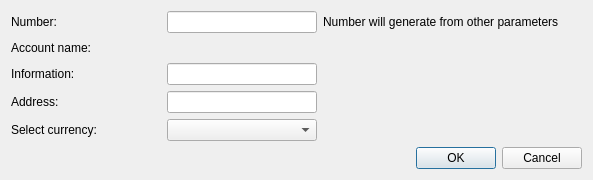
<?xml version="1.0" encoding="UTF-8"?>
<ui version="4.0">
 <class>CreateCashbox</class>
 <widget class="QDialog" name="CreateCashbox">
  <property name="geometry">
   <rect>
    <x>0</x>
    <y>0</y>
    <width>593</width>
    <height>177</height>
   </rect>
  </property>
  <property name="sizePolicy">
   <sizepolicy hsizetype="Fixed" vsizetype="Fixed">
    <horstretch>0</horstretch>
    <verstretch>0</verstretch>
   </sizepolicy>
  </property>
  <property name="windowTitle">
   <string>Create/Update cashbox</string>
  </property>
  <property name="locale">
   <locale language="English" country="UnitedStates"/>
  </property>
  <property name="modal">
   <bool>false</bool>
  </property>
  <layout class="QGridLayout" name="gridLayout">
   <property name="leftMargin">
    <number>11</number>
   </property>
   <property name="topMargin">
    <number>11</number>
   </property>
   <property name="rightMargin">
    <number>11</number>
   </property>
   <property name="bottomMargin">
    <number>11</number>
   </property>
   <item row="2" column="0">
    <widget class="QLabel" name="infoLb">
     <property name="text">
      <string>Information:</string>
     </property>
    </widget>
   </item>
   <item row="0" column="0">
    <widget class="QLabel" name="numberLb">
     <property name="minimumSize">
      <size>
       <width>120</width>
       <height>0</height>
      </size>
     </property>
     <property name="text">
      <string>Number:</string>
     </property>
    </widget>
   </item>
   <item row="1" column="1" colspan="3">
    <widget class="QLabel" name="accNamePh">
     <property name="font">
      <font>
       <family>Times New Roman</family>
       <pointsize>12</pointsize>
       <weight>75</weight>
       <italic>true</italic>
       <bold>true</bold>
      </font>
     </property>
     <property name="text">
      <string/>
     </property>
    </widget>
   </item>
   <item row="0" column="3">
    <spacer name="horizontalSpacer_2">
     <property name="orientation">
      <enum>Qt::Horizontal</enum>
     </property>
     <property name="sizeHint" stdset="0">
      <size>
       <width>40</width>
       <height>20</height>
      </size>
     </property>
    </spacer>
   </item>
   <item row="6" column="0" colspan="4">
    <layout class="QHBoxLayout" name="horizontalLayout">
     <item>
      <spacer name="horizontalSpacer">
       <property name="orientation">
        <enum>Qt::Horizontal</enum>
       </property>
       <property name="sizeHint" stdset="0">
        <size>
         <width>40</width>
         <height>20</height>
        </size>
       </property>
      </spacer>
     </item>
     <item>
      <widget class="QPushButton" name="okBtn">
       <property name="text">
        <string>OK</string>
       </property>
      </widget>
     </item>
     <item>
      <widget class="QPushButton" name="cancelBtn">
       <property name="text">
        <string>Cancel</string>
       </property>
      </widget>
     </item>
    </layout>
   </item>
   <item row="0" column="1">
    <widget class="QLineEdit" name="numberEdit">
     <property name="minimumSize">
      <size>
       <width>150</width>
       <height>0</height>
      </size>
     </property>
     <property name="maximumSize">
      <size>
       <width>150</width>
       <height>16777215</height>
      </size>
     </property>
     <property name="toolTip">
      <string>&lt;html&gt;&lt;head/&gt;&lt;body&gt;&lt;p&gt;For example: John&lt;/p&gt;&lt;/body&gt;&lt;/html&gt;</string>
     </property>
     <property name="readOnly">
      <bool>true</bool>
     </property>
    </widget>
   </item>
   <item row="4" column="0">
    <widget class="QLabel" name="addressLb">
     <property name="text">
      <string>Address:</string>
     </property>
    </widget>
   </item>
   <item row="5" column="0">
    <widget class="QLabel" name="currencyLb">
     <property name="minimumSize">
      <size>
       <width>150</width>
       <height>0</height>
      </size>
     </property>
     <property name="text">
      <string>Select currency:</string>
     </property>
    </widget>
   </item>
   <item row="5" column="1">
    <widget class="QComboBox" name="currencyCmb">
     <property name="maximumSize">
      <size>
       <width>150</width>
       <height>16777215</height>
      </size>
     </property>
    </widget>
   </item>
   <item row="1" column="0">
    <widget class="QLabel" name="accNameLb">
     <property name="text">
      <string>Account name:</string>
     </property>
    </widget>
   </item>
   <item row="2" column="1">
    <widget class="QLineEdit" name="informationEdit">
     <property name="minimumSize">
      <size>
       <width>150</width>
       <height>0</height>
      </size>
     </property>
     <property name="maximumSize">
      <size>
       <width>150</width>
       <height>16777215</height>
      </size>
     </property>
     <property name="toolTip">
      <string>&lt;html&gt;&lt;head/&gt;&lt;body&gt;&lt;p&gt;For example: Doe&lt;/p&gt;&lt;/body&gt;&lt;/html&gt;</string>
     </property>
    </widget>
   </item>
   <item row="4" column="1">
    <widget class="QLineEdit" name="addressEdit">
     <property name="minimumSize">
      <size>
       <width>150</width>
       <height>0</height>
      </size>
     </property>
     <property name="maximumSize">
      <size>
       <width>150</width>
       <height>16777215</height>
      </size>
     </property>
     <property name="toolTip">
      <string>&lt;html&gt;&lt;head/&gt;&lt;body&gt;&lt;p&gt;For example: John.Doe@gmail.com (does not mandatory field)&lt;/p&gt;&lt;/body&gt;&lt;/html&gt;</string>
     </property>
    </widget>
   </item>
   <item row="0" column="2">
    <widget class="QLabel" name="label">
     <property name="text">
      <string>Number will generate from other parameters</string>
     </property>
    </widget>
   </item>
  </layout>
 </widget>
 <tabstops>
  <tabstop>informationEdit</tabstop>
  <tabstop>addressEdit</tabstop>
  <tabstop>currencyCmb</tabstop>
  <tabstop>okBtn</tabstop>
  <tabstop>cancelBtn</tabstop>
  <tabstop>numberEdit</tabstop>
 </tabstops>
 <resources/>
 <connections/>
</ui>
